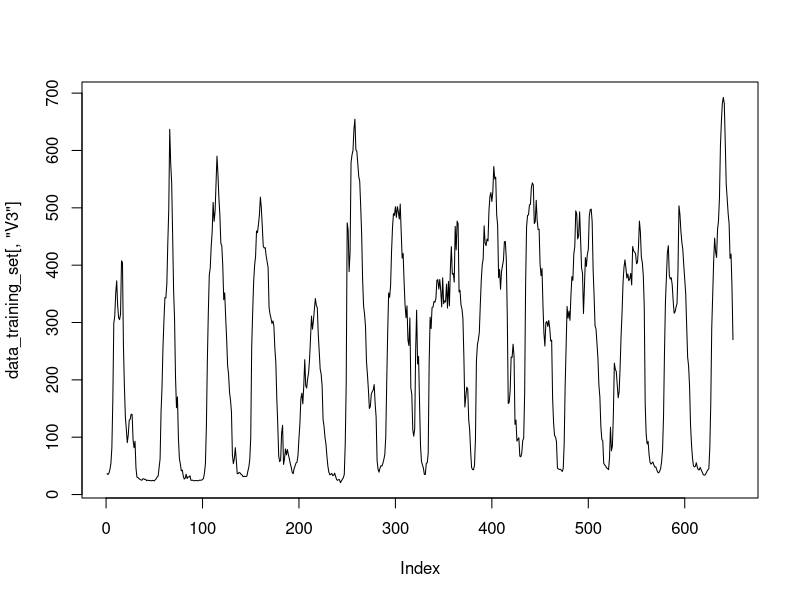
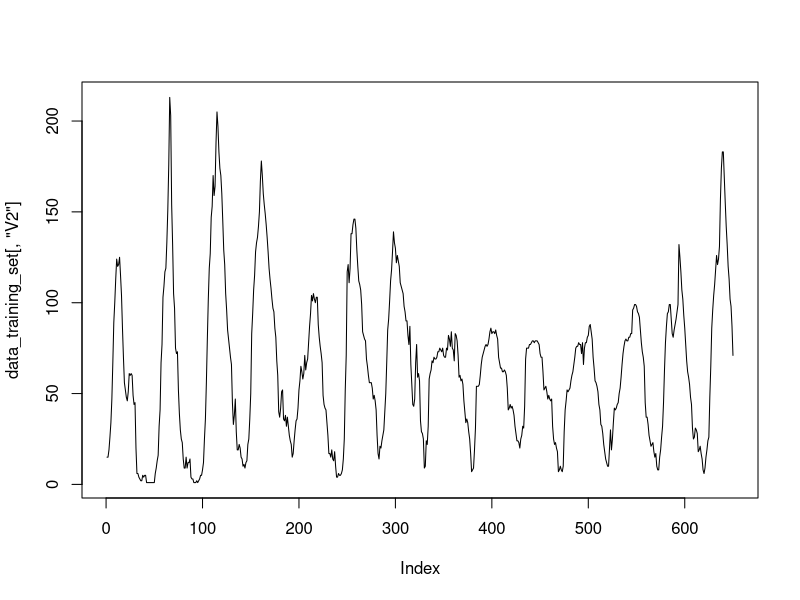
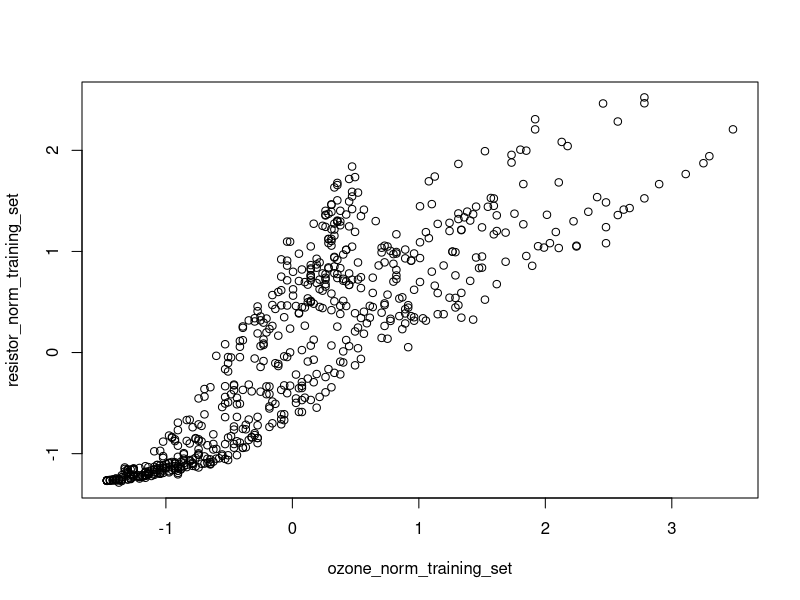
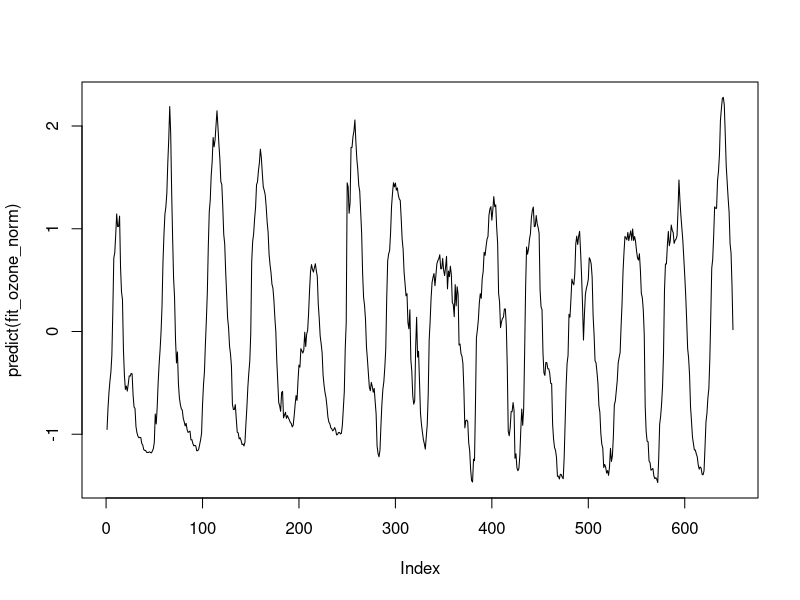
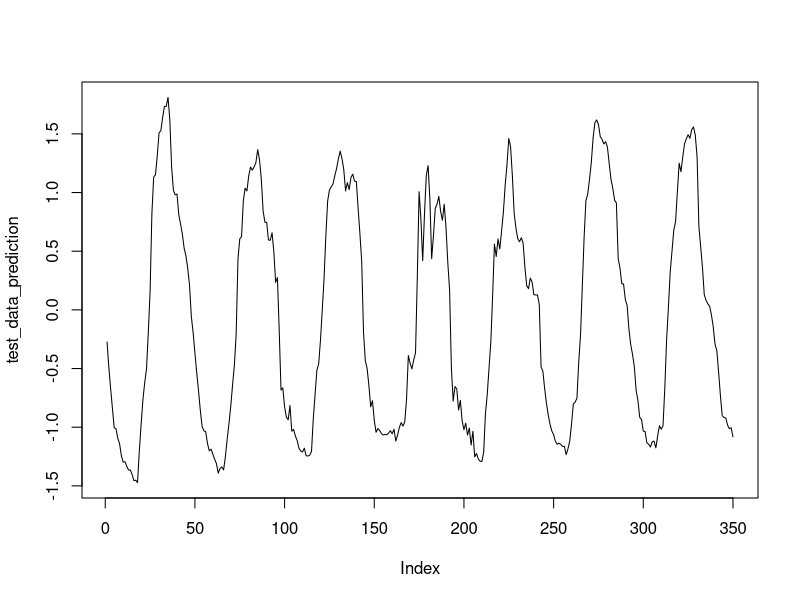
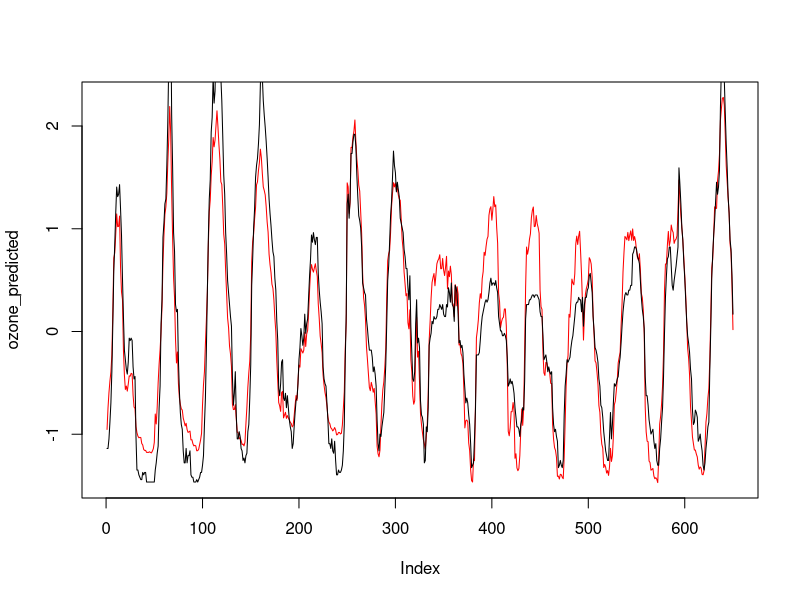
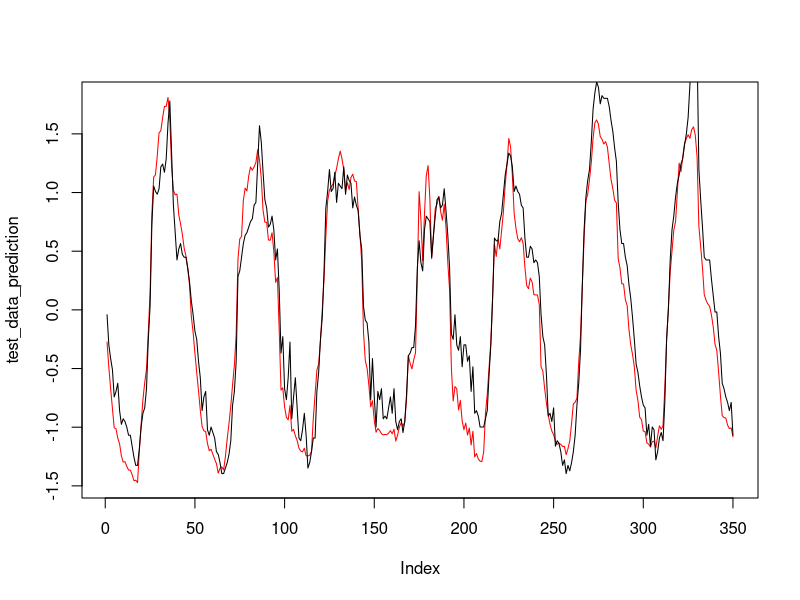
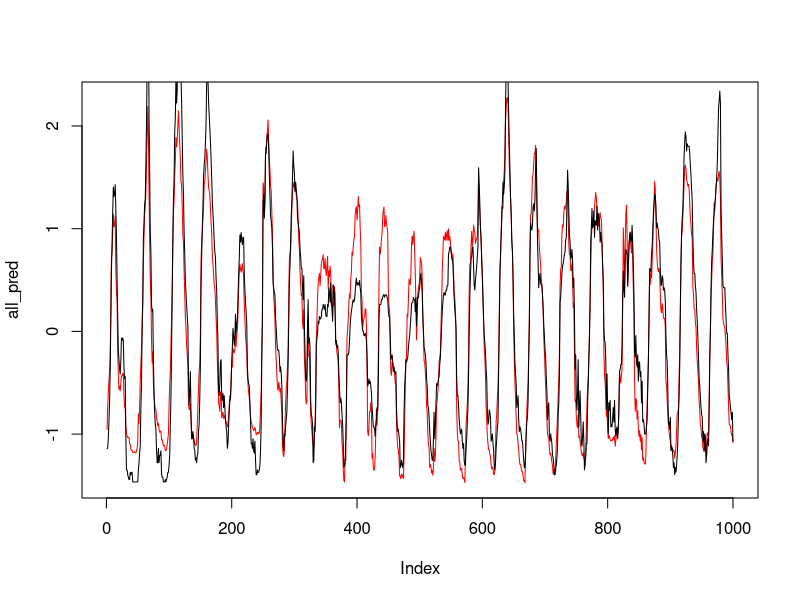

Source code (R) for these figures, in order:
## ---- chunk 1
knitr::opts_chunk$set(echo = TRUE)
## ---- chunk 2

data_training_set <- read.csv("datos_MGTN.csv", nrows=650, header=FALSE)

data_test_set <- read.csv("datos_MGTN.csv", skip=650, header=FALSE)

## ---- chunk 3

ozone_training <- data_training_set[,"V2"]
resistor_training <- data_training_set[,"V3"]
temperature_training <- data_training_set[,"V4"]
humidity_training <- data_training_set[,"V5"]

ozone_test <- data_test_set[,"V2"]
resistor_test <- data_test_set[,"V3"]
temperature_test <- data_test_set[,"V4"]
humidity_test <- data_test_set[,"V5"]

## ---- chunk 4

mean_temperature_training <- mean(temperature_training)
sd_temperature_training <- sd(temperature_training)

## ---- chunk 5
n_training = length(ozone_training)
n_test = length(ozone_test)

# Repeat the process for ozone, resistor data and relative humidity.

mean_ozone_training <- mean(ozone_training)
sd_ozone_training <- sd(ozone_training)

mean_resistor_training <- mean(resistor_training)
sd_resistor_training <- sd(resistor_training)

mean_humidity_training <- mean(humidity_training)
sd_humidity_training <- sd(humidity_training)

temp_norm_training_set <- array(dim=n_training)
ozone_norm_training_set <- array(dim=n_training)
resistor_norm_training_set <- array(dim=n_training)
humidity_norm_training_set <- array(dim=n_training)

# Normalize: subtract the mean and devide by the standard deviation.
for (i in 1:n_training) {
    temp_norm_training_set[i] <- (temperature_training[i] - mean_temperature_training) / sd_temperature_training
    
    ozone_norm_training_set[i] <- (ozone_training[i] - mean_ozone_training) / sd_ozone_training
    
    resistor_norm_training_set[i] <- (resistor_training[i] - mean_resistor_training) / sd_resistor_training
    
    humidity_norm_training_set[i] <- (humidity_training[i] - mean_humidity_training) / sd_humidity_training
    
}

temp_norm_test_set <- array(dim=n_test)
ozone_norm_test_set <- array(dim=n_test)
resistor_norm_test_set <- array(dim=n_test)
humidity_norm_test_set <- array(dim=n_test)

for (i in 1:n_test) {
    temp_norm_test_set[i] <- (temperature_test[i] - mean_temperature_training) / sd_temperature_training
    
    ozone_norm_test_set[i] <- (ozone_test[i] - mean_ozone_training) / sd_ozone_training
    
    resistor_norm_test_set[i] <- (resistor_test[i] - mean_resistor_training) / sd_resistor_training
    
    humidity_norm_test_set[i] <- (humidity_test[i] - mean_humidity_training) / sd_humidity_training
}


## ---- chunk 6

plot(data_training_set[,"V3"], type="l")

plot(data_training_set[,"V2"], type="l")

## ---- chunk 7

plot(ozone_norm_training_set, resistor_norm_training_set)


## ---- chunk 8

fit_ozone_norm <- lm(ozone_norm_training_set ~ temp_norm_training_set + resistor_norm_training_set + humidity_norm_training_set)
summary(fit_ozone_norm)

ozone_predicted <- predict(fit_ozone_norm)
RMSE = 0
for (i in 1:650) {
    RMSE = RMSE + (ozone_predicted[i]*sd_ozone_training+mean_ozone_training - data_training_set[,"V2"][i])**2
}

RMSE = sqrt(1/650 * RMSE)
print(RMSE)

#predict(fit_ozone_norm)
plot(predict(fit_ozone_norm), type="l")

## ---- chunk 9

myData <- data.frame(c(temp_norm_test_set), c(resistor_norm_test_set), c(humidity_norm_test_set))
colnames(myData) <- c("temp_norm_training_set", "resistor_norm_training_set", "humidity_norm_training_set")

test_data_prediction <- predict(fit_ozone_norm, newdata=myData)
plot(test_data_prediction, type="l")

denomarlized_predicted_test <- array(dim=350)

for (i in 1:350) {
    denomarlized_predicted_test[i] <- test_data_prediction[i]*sd_ozone_training+mean_ozone_training
}

RMSE = 0
for (i in 1:350) {
    RMSE = RMSE + (denomarlized_predicted_test[i] - data_test_set[,"V2"][i])**2
}

top <- 0
bottom <- 0
m <- mean(data_test_set[,"V2"])
for (i in 1:350) {
    top <- top + (denomarlized_predicted_test[i] - data_test_set[,"V2"][i])**2
    bottom <- bottom + (m - data_test_set[,"V2"][i])**2
}

RMSE = sqrt(1/350 * RMSE)
r_squared <- 1 - top/bottom

print(RMSE)
print(r_squared)

## ---- chunk 10

plot(ozone_predicted, type="l", col="red")
lines(ozone_norm_training_set)

plot(test_data_prediction, type="l", col="red")
lines(ozone_norm_test_set)


all_pred <- array(dim=1000)
all_actual <- array(dim=1000)
for (i in 1:650) {
    all_pred[i] <- ozone_predicted[i]
    all_actual[i] <- ozone_norm_training_set[i]
}
for (i in 1:350) {
    all_pred[650+i] <- test_data_prediction[i]
    all_actual[650+i] <- ozone_norm_test_set[i]
}

plot(all_pred, type="l", col="red")
lines(all_actual)

plot(all_actual, all_pred)

## ---- chunk 11
library(e1071)

fit_ozone_norm_svm <- svm(ozone_norm_training_set ~ temp_norm_training_set + resistor_norm_training_set + humidity_norm_training_set)




# Training set
pred_svm <- predict(fit_ozone_norm_svm)
plot(pred_svm, type="l", col="red")
lines(ozone_norm_training_set)

denomarlized_predicted_training_svm <- array(dim=650)

for (i in 1:650) {
    denomarlized_predicted_training_svm[i] <- pred_svm[i]*sd_ozone_training+mean_ozone_training
}


for (i in 1:650) {
    RMSE <- RMSE + (denomarlized_predicted_training_svm[i] - data_training_set[,"V2"][i])**2
    top <- top + (denomarlized_predicted_training_svm[i] - data_training_set[,"V2"][i])**2
    bottom <- bottom + (m - data_training_set[,"V2"][i])**2
}
r_squared_training_svm <- 1 - top/bottom
RMSE_training_svm <- sqrt(1/650 * RMSE)

print("SVM TRAINING")
print(r_squared_training_svm)
print(RMSE_training_svm)
print("")



# Test set
myData2 <- data.frame(c(temp_norm_test_set), c(resistor_norm_test_set), c(humidity_norm_test_set))
colnames(myData2) <- c("temp_norm_training_set", "resistor_norm_training_set", "humidity_norm_training_set")
pred_svm_test <- predict(fit_ozone_norm_svm, myData2)
plot(pred_svm_test, type="l", col="red")
lines(ozone_norm_test_set)

denomarlized_predicted_test_svm <- array(dim=350)

for (i in 1:350) {
    denomarlized_predicted_test_svm[i] <- pred_svm_test[i]*sd_ozone_training+mean_ozone_training
}


RMSE <- 0
for (i in 1:350) {
    RMSE <- RMSE + (denomarlized_predicted_test_svm[i] - data_test_set[,"V2"][i])**2
    top <- top + (denomarlized_predicted_test_svm[i] - data_test_set[,"V2"][i])**2
    bottom <- bottom + (m - data_test_set[,"V2"][i])**2
}
r_squared_test_svm <- 1 - top/bottom
RMSE_test_svm <- sqrt(1/650 * RMSE)

print("SVM TEST")
print(r_squared_test_svm)
print(RMSE_test_svm)
print("")





# Everything
all_pred_svm <- array(dim=1000)
all_actual_svm <- array(dim=1000)
for (i in 1:650) {
    all_pred_svm[i] <- pred_svm[i]
    all_actual_svm[i] <- ozone_norm_training_set[i]
}
for (i in 1:350) {
    all_pred_svm[650+i] <- pred_svm_test[i]
    all_actual_svm[650+i] <- ozone_norm_test_set[i]
}
plot(all_pred_svm, type="l", col="red")
lines(all_actual_svm)




